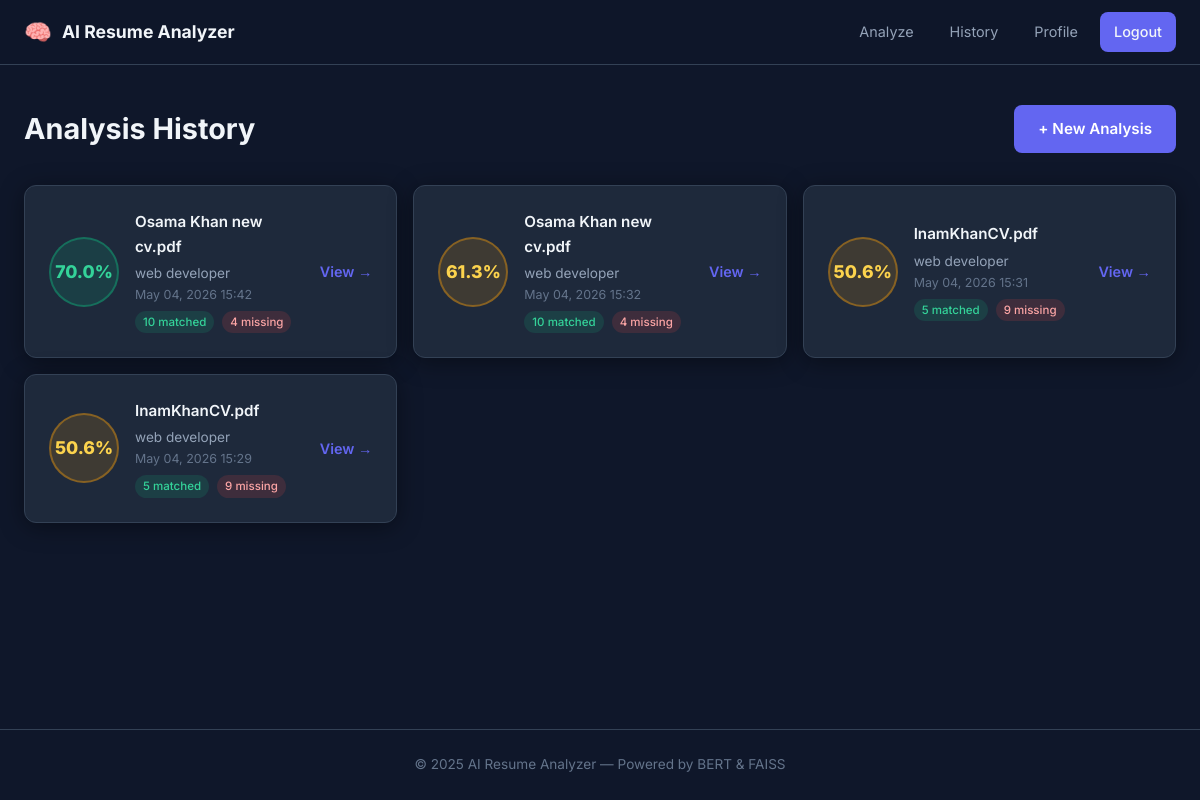
/analyzer/history/ (signed in), run on the app's committed database.
### analyzer/models.py (models this page shows, shortened)
class MatchResult(models.Model):
    user = models.ForeignKey(settings.AUTH_USER_MODEL, on_delete=models.CASCADE, related_name='match_results')
    resume = models.ForeignKey(Resume, on_delete=models.CASCADE, related_name='match_results')
    job_description = models.ForeignKey(JobDescription, on_delete=models.CASCADE, related_name='match_results')
    match_score = models.FloatField()
    matched_skills = models.JSONField(default=list)
    missing_skills = models.JSONField(default=list)
    recommendations = models.JSONField(default=list)
    shap_explanation = models.JSONField(default=dict)
    score_breakdown = models.JSONField(default=dict)
    semantic_scores = models.JSONField(default=dict)
    section_scores = models.JSONField(default=dict)
    keyword_analysis = models.JSONField(default=dict)
    experience_analysis = models.JSONField(default=dict)
    matched_by_group = models.JSONField(default=dict)
    missing_by_group = models.JSONField(default=dict)
    critical_missing = models.JSONField(default=list)
    created_at = models.DateTimeField(auto_now_add=True)
    class Meta:
        ordering = ['-created_at']

class Resume(models.Model):
    user = models.ForeignKey(settings.AUTH_USER_MODEL, on_delete=models.CASCADE, related_name='resumes')
    file = models.FileField(upload_to='resumes/')
    original_filename = models.CharField(max_length=255)
    extracted_text = models.TextField(blank=True)
    uploaded_at = models.DateTimeField(auto_now_add=True)

class JobDescription(models.Model):
    user = models.ForeignKey(settings.AUTH_USER_MODEL, on_delete=models.CASCADE, related_name='job_descriptions')
    title = models.CharField(max_length=255, blank=True)
    text = models.TextField()
    file = models.FileField(upload_to='job_descriptions/', blank=True, null=True)
    created_at = models.DateTimeField(auto_now_add=True)

### analyzer/views.py (the view)
# urls.py: path('history/', views.history_view, name='history'),
@login_required
def history_view(request):
    results = MatchResult.objects.filter(user=request.user).select_related('resume', 'job_description')
    return render(request, 'analyzer/history.html', {'results': results})

### templates/analyzer/history.html (shortened to what this page needs)
{% extends 'base.html' %}
{% block content %}
<div class="page-container">
  <div class="page-header">
    <h1>Analysis History</h1>
    <a href="{% url 'analyzer:upload' %}" class="btn-primary">+ New Analysis</a>
  </div>
  {% if results %}
    <div class="history-grid">
      {% for r in results %}
        <div class="history-card card">
          <div class="history-score">
            <span class="score-badge-lg {% if r.match_score >= 70 %}score-high{% elif r.match_score >= 40 %}score-mid{% else %}score-low{% endif %}">
              {{ r.match_score }}%
            </span>
          </div>
          <div class="history-info">
            <h3>{{ r.resume.original_filename }}</h3>
            <p class="history-jd">{{ r.job_description.title|default:"Job Description" }}</p>
            <p class="history-date">{{ r.created_at|date:"M d, Y H:i" }}</p>
            <div class="history-skills">
              <span class="skill-mini matched">{{ r.matched_skills|length }} matched</span>
              <span class="skill-mini missing">{{ r.missing_skills|length }} missing</span>
            </div>
          </div>
          <a href="{% url 'analyzer:results' r.pk %}" class="history-link">View →</a>
        </div>
      {% endfor %}
    </div>
  {% endif %}
</div>
{% endblock %}

### static/css/style.css (style rules this page uses)
*, *::before, *::after { box-sizing: border-box; margin: 0; padding: 0; }
:root { --primary: #6366f1; --primary-dark: #4f46e5; --primary-light: #e0e7ff; --success: #10b981; --danger: #ef4444; --warning: #f59e0b; --bg: #0f172a; --bg-card: #1e293b; --bg-card-hover: #273449; --border: #334155; --text: #f1f5f9; --text-muted: #94a3b8; --text-dim: #64748b; --radius: 12px; --shadow: 0 4px 24px rgba(0,0,0,0.4); }
body { font-family: 'Inter', sans-serif; background: var(--bg); color: var(--text); min-height: 100vh; display: flex; flex-direction: column; line-height: 1.6; }
.page-container { max-width: 1200px; margin: 0 auto; padding: 40px 24px; }
.page-header { display: flex; align-items: center; justify-content: space-between; margin-bottom: 32px; }
.page-header h1 { font-size: 1.8rem; font-weight: 700; }
.card { background: var(--bg-card); border: 1px solid var(--border); border-radius: var(--radius); padding: 24px; box-shadow: var(--shadow); }
.btn-primary { background: var(--primary); color: #fff; border: none; border-radius: 8px; padding: 12px 24px; font-size: 0.95rem; font-weight: 600; cursor: pointer; text-decoration: none; display: inline-flex; align-items: center; gap: 8px; transition: all 0.2s; }
.history-grid { display: grid; grid-template-columns: repeat(auto-fill, minmax(300px, 1fr)); gap: 16px; }
.history-card { display: flex; align-items: center; gap: 16px; flex-wrap: wrap; }
.history-score { flex-shrink: 0; }
.score-badge-lg { display: inline-flex; align-items: center; justify-content: center; width: 70px; height: 70px; border-radius: 50%; font-size: 1.1rem; font-weight: 800; }
.score-high { background: rgba(16,185,129,0.15); color: #34d399; border: 2px solid rgba(16,185,129,0.4); }
.score-mid { background: rgba(245,158,11,0.15); color: #fcd34d; border: 2px solid rgba(245,158,11,0.4); }
.history-info { flex: 1; }
.history-info h3 { font-size: 0.95rem; font-weight: 600; margin-bottom: 4px; }
.history-jd { color: var(--text-muted); font-size: 0.85rem; }
.history-date { color: var(--text-dim); font-size: 0.78rem; margin-bottom: 6px; }
.history-skills { display: flex; gap: 8px; }
.skill-mini { padding: 2px 8px; border-radius: 100px; font-size: 0.72rem; font-weight: 500; }
.skill-mini.matched { background: rgba(16,185,129,0.15); color: #34d399; }
.skill-mini.missing { background: rgba(239,68,68,0.15); color: #fca5a5; }
.history-link { color: var(--primary); text-decoration: none; font-weight: 600; font-size: 0.9rem; }

### data on the page
MatchResult: match_score "70.0", resume.original_filename "Osama Khan new cv.pdf", job_description "web developer", created_at "May 04, 2026 15:42", matched_skills|length "10", missing_skills|length "4"
MatchResult: match_score "61.3", resume.original_filename "Osama Khan new cv.pdf", job_description "web developer", created_at "May 04, 2026 15:32", matched_skills|length "10", missing_skills|length "4"
MatchResult: match_score "50.6", resume.original_filename "InamKhanCV.pdf", job_description "web developer", created_at "May 04, 2026 15:31", matched_skills|length "5", missing_skills|length "9"
MatchResult: match_score "50.6", resume.original_filename "InamKhanCV.pdf", job_description "web developer", created_at "May 04, 2026 15:29", matched_skills|length "5", missing_skills|length "9"
